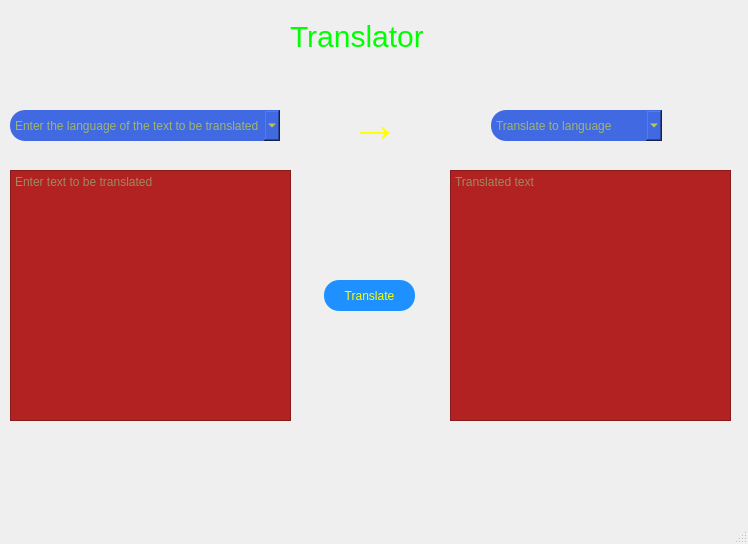
<?xml version="1.0" encoding="UTF-8"?>
<ui version="4.0">
 <class>MainWindow</class>
 <widget class="QMainWindow" name="MainWindow">
  <property name="geometry">
   <rect>
    <x>0</x>
    <y>0</y>
    <width>748</width>
    <height>544</height>
   </rect>
  </property>
  <property name="windowTitle">
   <string notr="true">Translator</string>
  </property>
  <property name="windowIcon">
   <iconset>
    <normaloff>translator_app.ico</normaloff>translator_app.ico</iconset>
  </property>
  <property name="styleSheet">
   <string notr="true">background-color: seagreen;

QPushButton::hover
{
    opacity: 0.6;
}</string>
  </property>
  <widget class="QWidget" name="centralwidget">
   <property name="styleSheet">
    <string notr="true"/>
   </property>
   <widget class="QLabel" name="appTitle">
    <property name="geometry">
     <rect>
      <x>290</x>
      <y>20</y>
      <width>133</width>
      <height>33</height>
     </rect>
    </property>
    <property name="styleSheet">
     <string notr="true">font-size: 30px;
font-family: Arial, Verdana, sans-serif;
color: lime;
</string>
    </property>
    <property name="text">
     <string>Translator</string>
    </property>
   </widget>
   <widget class="QComboBox" name="tobetranslated_lang">
    <property name="geometry">
     <rect>
      <x>10</x>
      <y>110</y>
      <width>270</width>
      <height>31</height>
     </rect>
    </property>
    <property name="styleSheet">
     <string notr="true">background-color: royalblue;
color: yellow;

border: none;
outline: none;
border-radius: 15px;</string>
    </property>
    <property name="placeholderText">
     <string>Enter the language of the text to be translated</string>
    </property>
   </widget>
   <widget class="QLabel" name="to_arrow">
    <property name="geometry">
     <rect>
      <x>350</x>
      <y>90</y>
      <width>43</width>
      <height>67</height>
     </rect>
    </property>
    <property name="styleSheet">
     <string notr="true">font-size: 50px;
font-weight: bold;
color: yellow;
</string>
    </property>
    <property name="text">
     <string>→</string>
    </property>
   </widget>
   <widget class="QTextEdit" name="textEdit">
    <property name="geometry">
     <rect>
      <x>450</x>
      <y>170</y>
      <width>281</width>
      <height>251</height>
     </rect>
    </property>
    <property name="styleSheet">
     <string notr="true">background-color: firebrick;
color: lightgreen;</string>
    </property>
    <property name="readOnly">
     <bool>true</bool>
    </property>
    <property name="placeholderText">
     <string>Translated text</string>
    </property>
   </widget>
   <widget class="QComboBox" name="comboBox">
    <property name="geometry">
     <rect>
      <x>491</x>
      <y>110</y>
      <width>171</width>
      <height>31</height>
     </rect>
    </property>
    <property name="styleSheet">
     <string notr="true">background-color: royalblue;
color: yellow;

border: none; outline: none; border-radius: 15px;</string>
    </property>
    <property name="placeholderText">
     <string>Translate to language</string>
    </property>
   </widget>
   <widget class="QPushButton" name="translate_btn">
    <property name="geometry">
     <rect>
      <x>324</x>
      <y>280</y>
      <width>91</width>
      <height>31</height>
     </rect>
    </property>
    <property name="styleSheet">
     <string notr="true">background-color: dodgerblue;
color: yellow;

 border-radius: 15%;
</string>
    </property>
    <property name="text">
     <string>Translate</string>
    </property>
   </widget>
   <widget class="QTextEdit" name="to_be_translated">
    <property name="geometry">
     <rect>
      <x>10</x>
      <y>170</y>
      <width>281</width>
      <height>251</height>
     </rect>
    </property>
    <property name="styleSheet">
     <string notr="true">background-color: firebrick;
color: lightgreen;</string>
    </property>
    <property name="html">
     <string>&lt;!DOCTYPE HTML PUBLIC &quot;-//W3C//DTD HTML 4.0//EN&quot; &quot;http://www.w3.org/TR/REC-html40/strict.dtd&quot;&gt;
&lt;html&gt;&lt;head&gt;&lt;meta name=&quot;qrichtext&quot; content=&quot;1&quot; /&gt;&lt;meta charset=&quot;utf-8&quot; /&gt;&lt;style type=&quot;text/css&quot;&gt;
p, li { white-space: pre-wrap; }
hr { height: 1px; border-width: 0; }
li.unchecked::marker { content: &quot;\2610&quot;; }
li.checked::marker { content: &quot;\2612&quot;; }
&lt;/style&gt;&lt;/head&gt;&lt;body style=&quot; font-family:'Segoe UI'; font-size:9pt; font-weight:400; font-style:normal;&quot;&gt;
&lt;p style=&quot;-qt-paragraph-type:empty; margin-top:0px; margin-bottom:0px; margin-left:0px; margin-right:0px; -qt-block-indent:0; text-indent:0px;&quot;&gt;&lt;br /&gt;&lt;/p&gt;&lt;/body&gt;&lt;/html&gt;</string>
    </property>
    <property name="placeholderText">
     <string>Enter text to be translated</string>
    </property>
   </widget>
  </widget>
  <widget class="QStatusBar" name="statusbar"/>
 </widget>
 <resources/>
 <connections/>
</ui>
